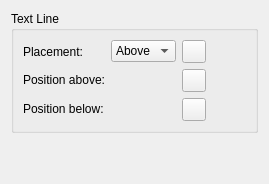
      <widget class="QWidget" name="PageTextLine">
       <layout class="QVBoxLayout" name="verticalLayout_45">
        <item>
         <widget class="QGroupBox" name="groupBox_32">
          <property name="title">
           <string>Text Line</string>
          </property>
          <layout class="QGridLayout" name="gridLayout_18">
           <item row="2" column="0">
            <widget class="QLabel" name="label_135">
             <property name="sizePolicy">
              <sizepolicy hsizetype="Fixed" vsizetype="Fixed">
               <horstretch>0</horstretch>
               <verstretch>0</verstretch>
              </sizepolicy>
             </property>
             <property name="text">
              <string>Position below:</string>
             </property>
            </widget>
           </item>
           <item row="0" column="1">
            <widget class="QComboBox" name="textLinePlacement">
             <item>
              <property name="text">
               <string notr="true">Above</string>
              </property>
             </item>
             <item>
              <property name="text">
               <string notr="true">Below</string>
              </property>
             </item>
            </widget>
           </item>
           <item row="0" column="2">
            <widget class="QToolButton" name="resetTextLinePlacement">
             <property name="toolTip">
              <string>Reset to default</string>
             </property>
             <property name="accessibleName">
              <string>Reset 'Placement' value</string>
             </property>
             <property name="text">
              <string notr="true"/>
             </property>
             <property name="icon">
              <iconset resource="musescore.qrc">
               <normaloff>:/data/icons/edit-reset.svg</normaloff>:/data/icons/edit-reset.svg</iconset>
             </property>
            </widget>
           </item>
           <item row="2" column="2">
            <widget class="QToolButton" name="resetTextLinePosBelow">
             <property name="toolTip">
              <string>Reset to default</string>
             </property>
             <property name="accessibleName">
              <string>Reset 'Position below' value</string>
             </property>
             <property name="text">
              <string notr="true"/>
             </property>
             <property name="icon">
              <iconset resource="musescore.qrc">
               <normaloff>:/data/icons/edit-reset.svg</normaloff>:/data/icons/edit-reset.svg</iconset>
             </property>
            </widget>
           </item>
           <item row="1" column="0">
            <widget class="QLabel" name="label_136">
             <property name="sizePolicy">
              <sizepolicy hsizetype="Fixed" vsizetype="Fixed">
               <horstretch>0</horstretch>
               <verstretch>0</verstretch>
              </sizepolicy>
             </property>
             <property name="text">
              <string>Position above:</string>
             </property>
            </widget>
           </item>
           <item row="1" column="2">
            <widget class="QToolButton" name="resetTextLinePosAbove">
             <property name="toolTip">
              <string>Reset to default</string>
             </property>
             <property name="accessibleName">
              <string>Reset 'Position above' value</string>
             </property>
             <property name="text">
              <string notr="true"/>
             </property>
             <property name="icon">
              <iconset resource="musescore.qrc">
               <normaloff>:/data/icons/edit-reset.svg</normaloff>:/data/icons/edit-reset.svg</iconset>
             </property>
            </widget>
           </item>
           <item row="0" column="0">
            <widget class="QLabel" name="label_72">
             <property name="text">
              <string>Placement:</string>
             </property>
             <property name="buddy">
              <cstring>textLinePlacement</cstring>
             </property>
            </widget>
           </item>
           <item row="1" column="3">
            <spacer name="horizontalSpacer_33">
             <property name="orientation">
              <enum>Qt::Horizontal</enum>
             </property>
             <property name="sizeHint" stdset="0">
              <size>
               <width>40</width>
               <height>20</height>
              </size>
             </property>
            </spacer>
           </item>
           <item row="1" column="1">
            <widget class="Ms::OffsetSelect" name="textLinePosAbove" native="true"/>
           </item>
           <item row="2" column="1">
            <widget class="Ms::OffsetSelect" name="textLinePosBelow" native="true"/>
           </item>
          </layout>
         </widget>
        </item>
        <item>
         <spacer name="verticalSpacer_24">
          <property name="orientation">
           <enum>Qt::Vertical</enum>
          </property>
          <property name="sizeHint" stdset="0">
           <size>
            <width>20</width>
            <height>40</height>
           </size>
          </property>
         </spacer>
        </item>
       </layout>
      </widget>
